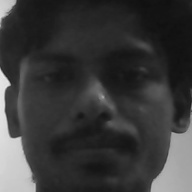
#> input picture dataset/thiru_13.jpg, 192 x 192 px, given in place of the camera
$ python -i app.py   (imports and definitions only)
#> lines starting #> are read from the running program, lines starting #| are printed output that depends on the picture; after the words box and inside, x2 and y2 are one past the last pixel; in counts of white or black regions, pixels touching at a corner belong together
import os
import cv2
import numpy as np
import pickle

DATA_DIR     = "dataset"
TRAINER_FILE = "trainer.yml"
LABELS_FILE  = "labels.pickle"

def register_user(name: str, samples: int = 20):
    """Capture `samples` face images for `name`, then retrain the model."""
#> called with name = 'dataset/thiru_13.jpg', samples = 20
    os.makedirs(DATA_DIR, exist_ok=True)
    cam          = cv2.VideoCapture(0)
    cascade_path = cv2.data.haarcascades + "haarcascade_frontalface_default.xml"
    face_cascade = cv2.CascadeClassifier(cascade_path)

    count = 0
    print(f"[+] Registering '{name}'.  Press 'q' to quit early.")
    while count < samples:
        ret, frame = cam.read()
#> frame is the input picture: shape (192, 192, 3); min 16, max 234, mean 57.6
        if not ret:
            break

        gray  = cv2.cvtColor(frame, cv2.COLOR_BGR2GRAY)
        faces = face_cascade.detectMultiScale(gray, scaleFactor=1.2, minNeighbors=5)
#> faces = [[6, 8, 178, 178]]

        for (x, y, w, h) in faces:
            count += 1
            face_img = gray[y:y+h, x:x+w]
            cv2.imwrite(f"{DATA_DIR}/{name}_{count}.jpg", face_img)
            cv2.rectangle(frame, (x,y), (x+w,y+h), (0,255,0), 2)
            break
#> this loop made 1 pass
#> (x, y, w, h, count) on pass 1: (6, 8, 178, 178, 1)
#> pass 1, in register_user, `face_img = gray[y:y+h, x:x+w]`:
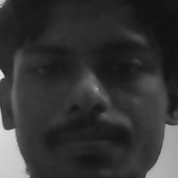
#> face_img: shape (178, 178); min 16, max 227, mean 52.8
#> after the loop:
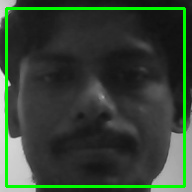
#> frame: shape (192, 192, 3); 5.78% of pixels changed, all inside (x1, y1, x2, y2) = (5, 7, 186, 188)
#> after the loop, count = 1

        cv2.putText(frame, f"Samples: {count}/{samples}", (10,30),
                    cv2.FONT_HERSHEY_SIMPLEX, 1.0, (255,255,255), 2)
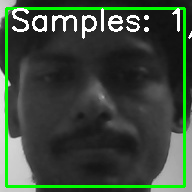
#> frame: shape (192, 192, 3); 3.07% of pixels changed, all inside (x1, y1, x2, y2) = (12, 8, 192, 39)
        cv2.imshow("Register", frame)

        if cv2.waitKey(1) & 0xFF == ord("q"):
#> (key q is pressed here)
            break

    cam.release()
    cv2.destroyAllWindows()
    train_model()
    print(f"[+] Registration complete for '{name}'.")

def train_model():
    """Scan the dataset folder, assign numeric labels, train LBPH, and save."""
    recognizer   = cv2.face.LBPHFaceRecognizer_create()
    cascade_path = cv2.data.haarcascades + "haarcascade_frontalface_default.xml"
    face_cascade = cv2.CascadeClassifier(cascade_path)

    current_id = 0
    label_ids  = {}
    x_train    = []
    y_labels   = []

    for fn in os.listdir(DATA_DIR):
        if not fn.lower().endswith(".jpg"):
            continue
        name = fn.split("_")[0]
        if name not in label_ids:
            label_ids[name] = current_id
            current_id += 1

        img_path = os.path.join(DATA_DIR, fn)
        img       = cv2.imread(img_path, cv2.IMREAD_GRAYSCALE)
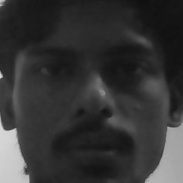
#> input picture dataset/thiru_1.jpg, 183 x 183 px
#> img is the input picture: shape (183, 183); min 16, max 220, mean 53.2
        faces     = face_cascade.detectMultiScale(img)
#> faces = [[7, 8, 169, 169]]

        for (x,y,w,h) in faces:
            roi = img[y:y+h, x:x+w]
            x_train.append(roi)
            y_labels.append(label_ids[name])
#> this loop made 1 pass
#> pass 1, in train_model, `roi = img[y:y+h, x:x+w]`:
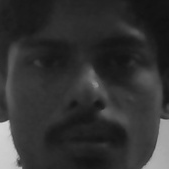
#> roi: shape (169, 169); min 16, max 218, mean 50.3
#> after the loop, x_train = 1 item; y_labels = [0]
#> pass 2 of the loop in train_model, `for fn in os.listdir(DATA_DIR):`:
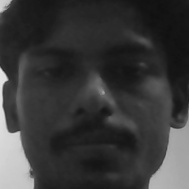
#> input picture dataset/thiru_10.jpg, 189 x 189 px
#> in train_model, img is the input picture: shape (189, 189); min 16, max 230, mean 57.2
#> in train_model, `faces     = face_cascade.detectMultiScale(img)`: faces = [[10, 8, 170, 170]]
#> the loop in train_model, `for (x,y,w,h) in faces:` made 1 pass
#> pass 1, in train_model, `roi = img[y:y+h, x:x+w]`:
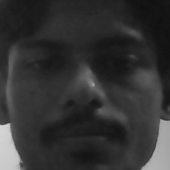
#> roi: shape (170, 170); min 16, max 214, mean 51
#> after the loop in train_model, `for (x,y,w,h) in faces:`: x_train = 2 items; y_labels = [0, 0]
#> pass 3 of the loop in train_model, `for fn in os.listdir(DATA_DIR):`:
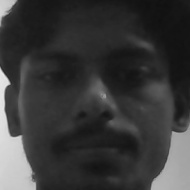
#> input picture dataset/thiru_11.jpg, 190 x 190 px
#> in train_model, img is the input picture: shape (190, 190); min 16, max 232, mean 57.3
#> in train_model, `faces     = face_cascade.detectMultiScale(img)`: faces = [[9, 9, 171, 171]]
#> the loop in train_model, `for (x,y,w,h) in faces:` made 1 pass
#> pass 1, in train_model, `roi = img[y:y+h, x:x+w]`:
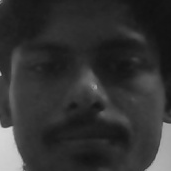
#> roi: shape (171, 171); min 16, max 214, mean 50.6
#> after the loop in train_model, `for (x,y,w,h) in faces:`: x_train = 3 items; y_labels = [0, 0, 0]
#> the loop made 4 passes; the first 3 are shown

    with open(LABELS_FILE, "wb") as f:
        pickle.dump(label_ids, f)
    recognizer.train(x_train, np.array(y_labels))
    recognizer.save(TRAINER_FILE)
    print("[*] Model trained and saved.")


# [51 lines left out: function recognize_user, not called in this run]

# [10 lines not run here, left out]

>>> result = register_user('dataset/thiru_13.jpg')
